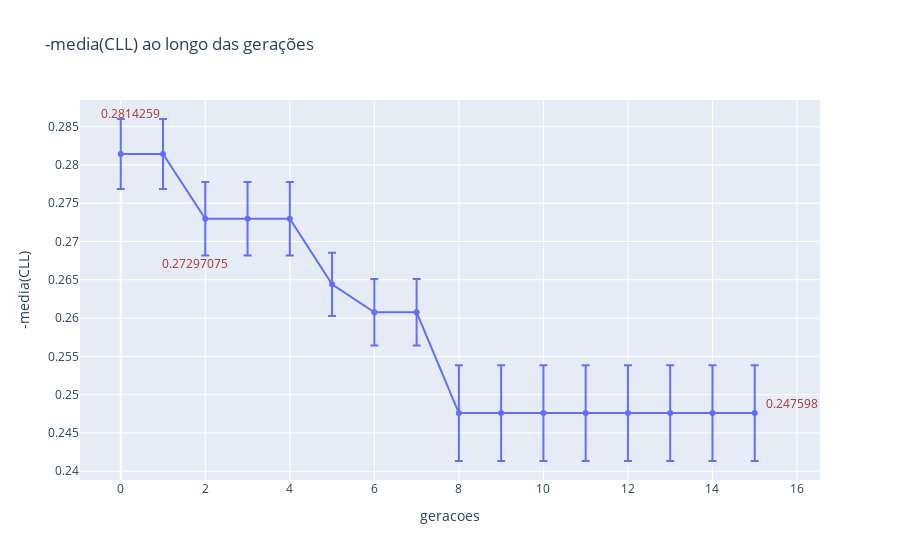

Here is the notebook cell this chart was saved with:
### Code cell
import plotly.graph_objects as go




fig = go.Figure()


fig.add_trace(go.Scatter(
        x=list(range(0, len(m_cll))),
        y=m_cll,
        error_y=dict(
            type='data', # value of error bar given in data coordinates
            array=s_cll,
            visible=True)
    ))

fig.add_annotation(x=0, y=m_cll[0],showarrow=False,
            text="0.2814259",yshift=41, xshift=10,
            font=dict(color='rgba(152, 0, 0, .8)'))

fig.add_annotation(x=2, y=m_cll[2],showarrow=False,
            text="0.27297075",yshift=-45, xshift=-10,
            font=dict(color='rgba(152, 0, 0, .8)'))

fig.add_annotation(x=len(m_cll), y=m_cll[-1],showarrow=False,
            text="0.247598",yshift=10, xshift=-5,
            font=dict(color='rgba(152, 0, 0, .8)'))

fig.update_layout(title='-media(CLL) ao longo das gerações')
fig.update_layout(
    xaxis_title="geracoes",
    yaxis_title="-media(CLL)",
)

fig.show()

### Figure 1 — Plotly figure (JSON) as saved in the notebook; plotly's stock layout.template omitted (floating-point values rounded to 4 significant figures)
{"data": [{"error_y": {"array": [0.004574, 0.004574, 0.004808, 0.004808, 0.004808, 0.004132, 0.004342, 0.004342, 0.00626, 0.00626, 0.00626, 0.00626, 0.00626, 0.00626, 0.00626, 0.00626], "type": "data", "visible": true}, "type": "scatter", "x": [0, 1, 2, 3, 4, 5, 6, 7, 8, 9, 10, 11, 12, 13, 14, 15], "y": [0.2814, 0.2814, 0.273, 0.273, 0.273, 0.2644, 0.2607, 0.2607, 0.2476, 0.2476, 0.2476, 0.2476, 0.2476, 0.2476, 0.2476, 0.2476]}], "layout": {"annotations": [{"font": {"color": "rgba(152, 0, 0, .8)"}, "showarrow": false, "text": "0.2814259", "x": 0, "xshift": 10, "y": 0.2814, "yshift": 41}, {"font": {"color": "rgba(152, 0, 0, .8)"}, "showarrow": false, "text": "0.27297075", "x": 2, "xshift": -10, "y": 0.273, "yshift": -45}, {"font": {"color": "rgba(152, 0, 0, .8)"}, "showarrow": false, "text": "0.247598", "x": 16, "xshift": -5, "y": 0.2476, "yshift": 10}], "title": {"text": "-media(CLL) ao longo das gerações"}, "xaxis": {"title": {"text": "geracoes"}}, "yaxis": {"title": {"text": "-media(CLL)"}}}}
